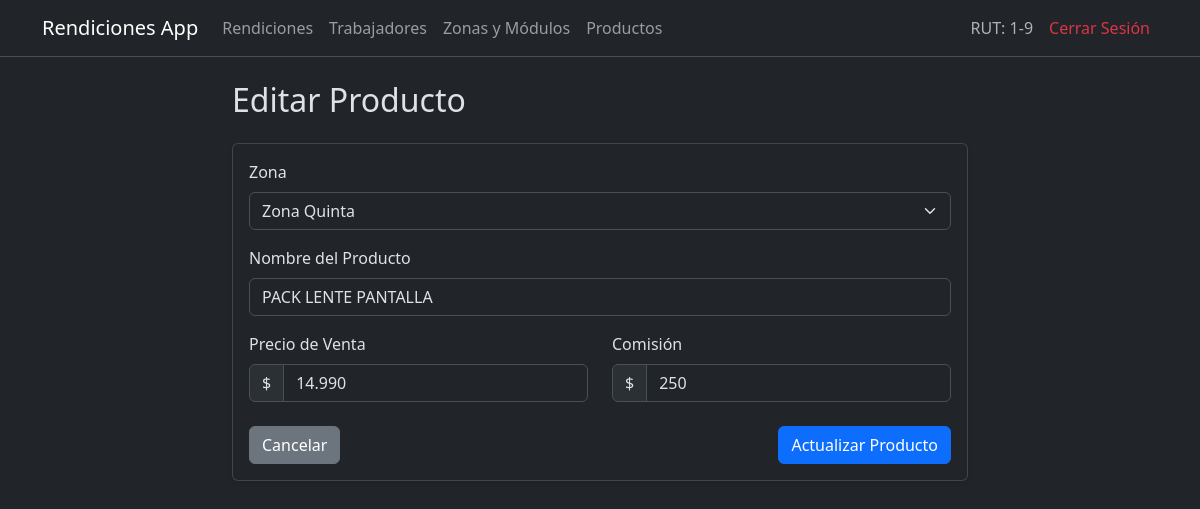
Page /admin/productos/edit/3 (signed in) on the committed database.
### tables this page shows
CREATE TABLE productos
                 (id INTEGER PRIMARY KEY AUTOINCREMENT,
                  zona_id INTEGER NOT NULL,
                  name TEXT NOT NULL,
                  price REAL NOT NULL,
                  commission REAL NOT NULL,
                  FOREIGN KEY (zona_id) REFERENCES zonas(id));

CREATE TABLE zonas
                 (id INTEGER PRIMARY KEY AUTOINCREMENT,
                  name TEXT UNIQUE NOT NULL);

### app.py (the view, shortened to what this page needs)
@app.route('/admin/productos/edit/<int:id>', methods=['GET', 'POST'])
@admin_required
def edit_product(id):
    conn = sqlite3.connect(DB_NAME)
    c = conn.cursor()
    c.execute("SELECT id, name FROM zonas ORDER BY name")
    zonas = c.fetchall()
    c.execute("SELECT id, zona_id, name, price, commission FROM productos WHERE id=?", (id,))
    producto = c.fetchone()
    conn.close()
    if not producto:
        return redirect(url_for('manage_products'))
    return render_template('edit_producto.html', zonas=zonas, producto=producto)

### app.py (called while the page is built)
def admin_required(f):
    @wraps(f)
    def decorated_function(*args, **kwargs):
        if 'user_id' not in session or not session.get('is_admin'):
            flash("Acceso denegado. Se requieren permisos de administrador.", "danger")
            return redirect(url_for('login'))
        return f(*args, **kwargs)
    return decorated_function

### templates/edit_producto.html (shortened to what this page needs)
{% extends "base.html" %}
{% block content %}
<div class="row justify-content-center">
    <div class="col-md-8">
        <h2 class="mb-4">Editar Producto</h2>
        <div class="card shadow-sm">
            <div class="card-body">
                <form method="POST">
                    <div class="mb-3">
                        <label class="form-label">Zona</label>
                        <select class="form-select" name="zona_id" required>
                            {% for zona in zonas %}
                                <option value="{{ zona[0] }}" {% if zona[0] == producto[1] %}selected{% endif %}>
                                    {{ zona[1] }}
                                </option>
                            {% endfor %}
                        </select>
                    </div>
                    <div class="mb-3">
                        <label class="form-label">Nombre del Producto</label>
                        <input type="text" class="form-control" name="name" value="{{ producto[2] }}" required>
                    </div>
                    <div class="row mb-4">
                        <div class="col-md-6">
                            <label class="form-label">Precio de Venta</label>
                            <div class="input-group">
                                <span class="input-group-text">$</span>
                                <input type="text" class="form-control money-input" name="price" value="{{ producto[3]|int }}" required>
                            </div>
                        </div>
                        <div class="col-md-6">
                            <label class="form-label">Comisión</label>
                            <div class="input-group">
                                <span class="input-group-text">$</span>
                                <input type="text" class="form-control money-input" name="commission" value="{{ producto[4]|int }}" required>
                            </div>
                        </div>
                    </div>
                    <div class="d-flex justify-content-between">
                        <a href="{{ url_for('manage_products') }}" class="btn btn-secondary">Cancelar</a>
                        <button type="submit" class="btn btn-primary">Actualizar Producto</button>
                    </div>
                </form>
            </div>
        </div>
    </div>
</div>
{% endblock %}

### rows in the picture
productos: zona_id "Zona Quinta", name "PACK LENTE PANTALLA", price "14.990", commission "250"

### other values in the picture
{{ session.get('rut', 'Admin') }} "1-9"
